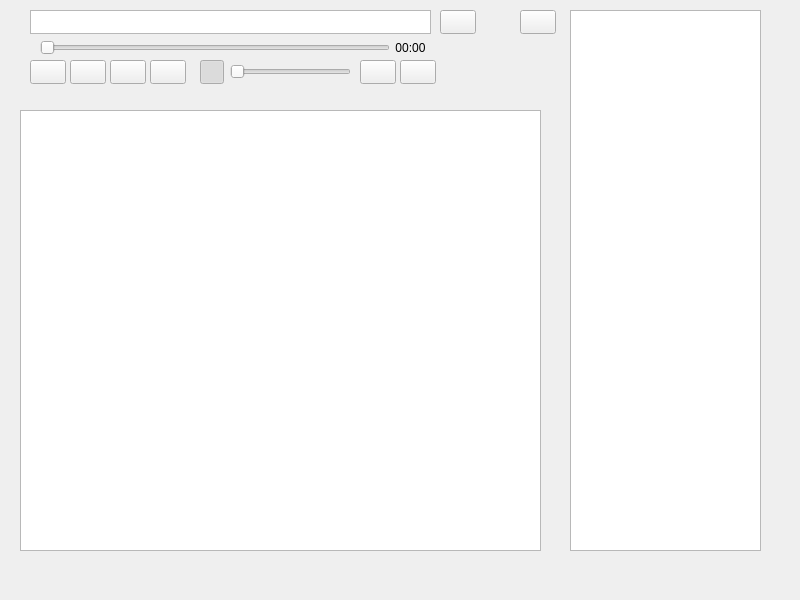
<?xml version="1.0" encoding="UTF-8"?>
<ui version="4.0">
 <class>MainWindow</class>
 <widget class="QMainWindow" name="MainWindow">
  <property name="geometry">
   <rect>
    <x>0</x>
    <y>0</y>
    <width>800</width>
    <height>600</height>
   </rect>
  </property>
  <property name="windowTitle">
   <string>MainWindow</string>
  </property>
  <property name="toolButtonStyle">
   <enum>Qt::ToolButtonStyle::ToolButtonIconOnly</enum>
  </property>
  <widget class="QWidget" name="centralwidget">
   <widget class="QPushButton" name="play">
    <property name="geometry">
     <rect>
      <x>30</x>
      <y>60</y>
      <width>36</width>
      <height>24</height>
     </rect>
    </property>
    <property name="styleSheet">
     <string notr="true"/>
    </property>
    <property name="text">
     <string/>
    </property>
    <property name="icon">
     <iconset theme="QIcon::ThemeIcon::MediaPlaybackStart"/>
    </property>
   </widget>
   <widget class="QPushButton" name="pause">
    <property name="geometry">
     <rect>
      <x>70</x>
      <y>60</y>
      <width>36</width>
      <height>24</height>
     </rect>
    </property>
    <property name="styleSheet">
     <string notr="true"/>
    </property>
    <property name="text">
     <string/>
    </property>
    <property name="icon">
     <iconset theme="QIcon::ThemeIcon::MediaPlaybackPause"/>
    </property>
   </widget>
   <widget class="QPushButton" name="stop">
    <property name="geometry">
     <rect>
      <x>110</x>
      <y>60</y>
      <width>36</width>
      <height>24</height>
     </rect>
    </property>
    <property name="styleSheet">
     <string notr="true"/>
    </property>
    <property name="text">
     <string/>
    </property>
    <property name="icon">
     <iconset theme="QIcon::ThemeIcon::MediaPlaybackStop"/>
    </property>
   </widget>
   <widget class="QTableWidget" name="artistsongdisplay">
    <property name="geometry">
     <rect>
      <x>20</x>
      <y>110</y>
      <width>521</width>
      <height>441</height>
     </rect>
    </property>
   </widget>
   <widget class="QSlider" name="volume">
    <property name="geometry">
     <rect>
      <x>230</x>
      <y>60</y>
      <width>121</width>
      <height>24</height>
     </rect>
    </property>
    <property name="orientation">
     <enum>Qt::Orientation::Horizontal</enum>
    </property>
   </widget>
   <widget class="QTextEdit" name="currentsong">
    <property name="geometry">
     <rect>
      <x>30</x>
      <y>10</y>
      <width>401</width>
      <height>24</height>
     </rect>
    </property>
    <property name="readOnly">
     <bool>true</bool>
    </property>
   </widget>
   <widget class="QSlider" name="durationslider">
    <property name="geometry">
     <rect>
      <x>40</x>
      <y>40</y>
      <width>350</width>
      <height>16</height>
     </rect>
    </property>
    <property name="orientation">
     <enum>Qt::Orientation::Horizontal</enum>
    </property>
   </widget>
   <widget class="QLabel" name="durationlabel">
    <property name="geometry">
     <rect>
      <x>390</x>
      <y>40</y>
      <width>41</width>
      <height>16</height>
     </rect>
    </property>
    <property name="text">
     <string>&lt;html&gt;&lt;head/&gt;&lt;body&gt;&lt;p align=&quot;center&quot;&gt;00:00&lt;/p&gt;&lt;/body&gt;&lt;/html&gt;</string>
    </property>
   </widget>
   <widget class="QPushButton" name="loader">
    <property name="geometry">
     <rect>
      <x>440</x>
      <y>10</y>
      <width>36</width>
      <height>24</height>
     </rect>
    </property>
    <property name="styleSheet">
     <string notr="true"/>
    </property>
    <property name="text">
     <string/>
    </property>
    <property name="icon">
     <iconset theme="QIcon::ThemeIcon::FolderOpen"/>
    </property>
   </widget>
   <widget class="QPushButton" name="shuffle">
    <property name="geometry">
     <rect>
      <x>360</x>
      <y>60</y>
      <width>36</width>
      <height>24</height>
     </rect>
    </property>
    <property name="text">
     <string/>
    </property>
    <property name="icon">
     <iconset theme="QIcon::ThemeIcon::MediaPlaylistShuffle"/>
    </property>
    <property name="checkable">
     <bool>true</bool>
    </property>
    <property name="checked">
     <bool>false</bool>
    </property>
   </widget>
   <widget class="QPushButton" name="loop">
    <property name="geometry">
     <rect>
      <x>400</x>
      <y>60</y>
      <width>36</width>
      <height>24</height>
     </rect>
    </property>
    <property name="text">
     <string/>
    </property>
    <property name="icon">
     <iconset theme="QIcon::ThemeIcon::MediaPlaylistRepeat"/>
    </property>
    <property name="checkable">
     <bool>true</bool>
    </property>
   </widget>
   <widget class="QTableWidget" name="queuedisplay">
    <property name="geometry">
     <rect>
      <x>570</x>
      <y>10</y>
      <width>191</width>
      <height>541</height>
     </rect>
    </property>
   </widget>
   <widget class="QPushButton" name="clear">
    <property name="geometry">
     <rect>
      <x>520</x>
      <y>10</y>
      <width>36</width>
      <height>24</height>
     </rect>
    </property>
    <property name="text">
     <string/>
    </property>
    <property name="icon">
     <iconset theme="QIcon::ThemeIcon::EditDelete"/>
    </property>
   </widget>
   <widget class="QPushButton" name="next">
    <property name="geometry">
     <rect>
      <x>150</x>
      <y>60</y>
      <width>36</width>
      <height>24</height>
     </rect>
    </property>
    <property name="styleSheet">
     <string notr="true"/>
    </property>
    <property name="text">
     <string/>
    </property>
    <property name="icon">
     <iconset theme="QIcon::ThemeIcon::MediaSkipForward"/>
    </property>
   </widget>
   <widget class="QPushButton" name="mute">
    <property name="geometry">
     <rect>
      <x>200</x>
      <y>60</y>
      <width>24</width>
      <height>24</height>
     </rect>
    </property>
    <property name="text">
     <string/>
    </property>
    <property name="icon">
     <iconset theme="QIcon::ThemeIcon::AudioVolumeHigh"/>
    </property>
    <property name="checkable">
     <bool>true</bool>
    </property>
    <property name="checked">
     <bool>true</bool>
    </property>
   </widget>
  </widget>
 </widget>
 <resources/>
 <connections/>
</ui>
